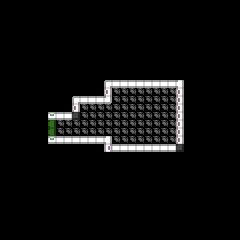

Tiled map render using the project's own tile images. Description and the map definition, with tile-layer contents summarised, below:
An orthogonal 30x30 tile map with 8x8 px tiles, 2 tile layers (Floor, Objects) and 11 objects (door1).

<map version="1.0" orientation="orthogonal" width="30" height="30" tilewidth="8" tileheight="8">
 <tileset firstgid="1" name="tiles" tilewidth="8" tileheight="8">
  <image source="Textures/tiles.png" width="256" height="256" />
 </tileset>
 <layer name="Floor" width="30" height="30">
  <data>[900 cells, 80 non-empty, 1 distinct tile ids]</data>
 </layer>
 <layer name="Objects" width="30" height="30">
  <data>[900 cells, 48 non-empty, 10 distinct tile ids]</data>
 </layer>
 <objectgroup name="physics" width="30" height="30">
  <object x="104" y="80" width="78" height="7" />
  <object x="175" y="80" width="8" height="71" />
  <object x="105" y="144" width="78" height="6" />
  <object x="105" y="138" width="5" height="12" />
  <object x="49" y="137" width="62" height="6" />
  <object x="48" y="112" width="30" height="7" />
  <object x="72" y="96" width="7" height="22" />
  <object x="72" y="96" width="38" height="6" />
  <object x="104" y="79" width="6" height="21" />
  <object name="door1" x="50" y="120" width="4" height="14" />
  <object x="45" y="120">
   <properties>
    <property name="Door" value="door1" />
    <property name="Entity" value="DoorZone" />
   </properties>
   <polygon points="0,0 -26,10 1,14 31,9" />
  </object>
 </objectgroup>
</map>